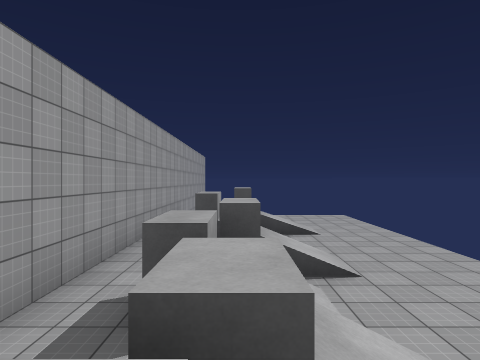
[1] (above)

24 first-person views from a walk through a 3-D level made in the Unity game engine. The camera is 1.5 m above the floor, looks level and sees 75° across. The floor is counted in squares, 2 m on a side. Each view is taken from the middle of a square. On the plan, view 1 faces up. The plan holds only what a view shows up to about 10 squares ahead; the rest is blank. The player is left out. Surface patterns are stand-ins for the level's own textures.

[2]
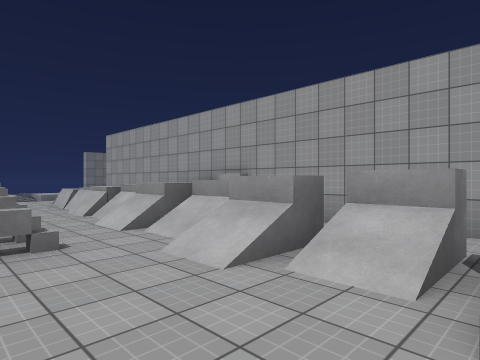

[3]
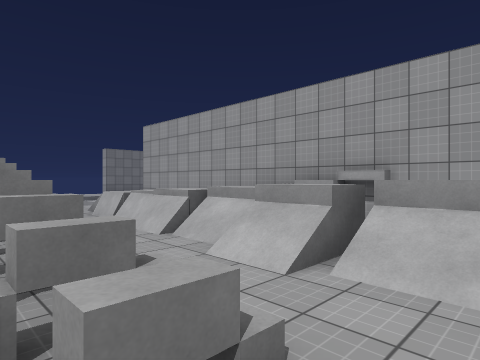

[4]
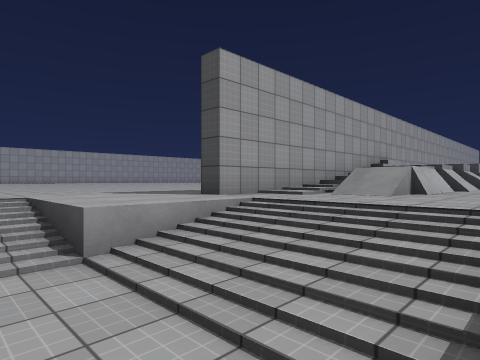

[5]
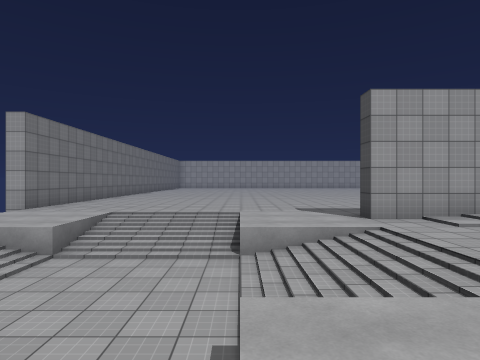

[6]
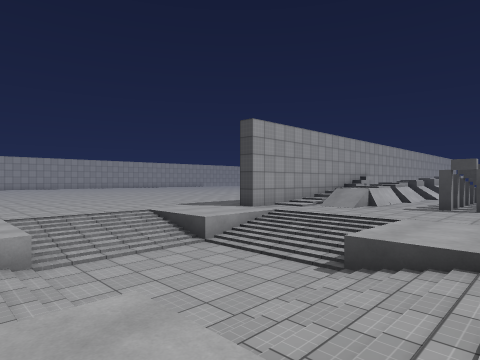

[7]
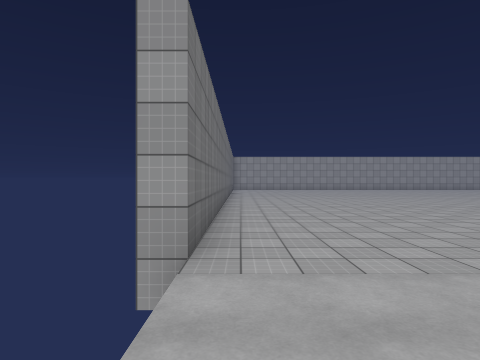

[8]
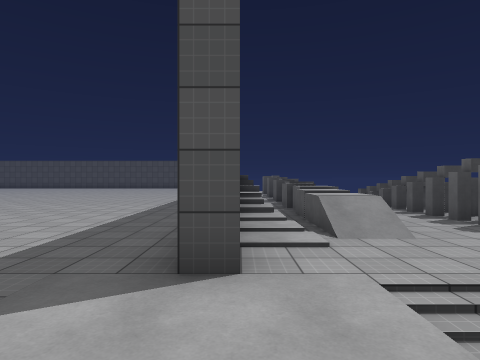

[9]
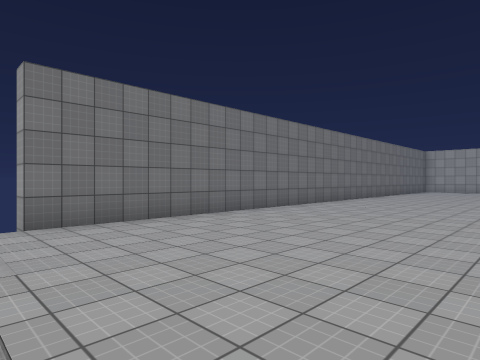

[10]
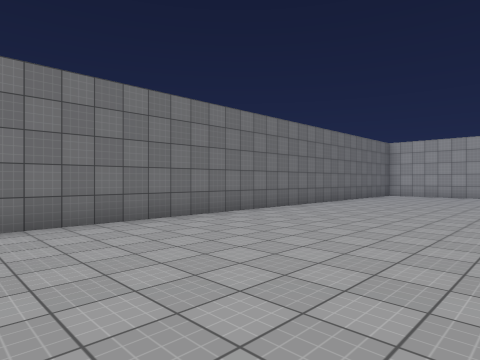

[11]
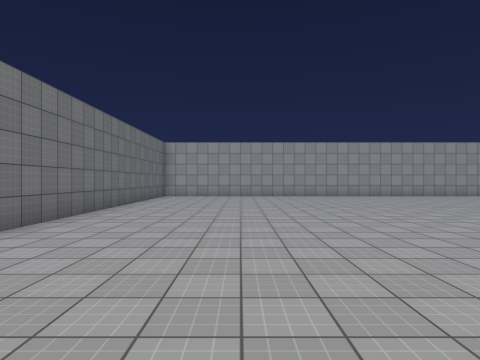

[12]
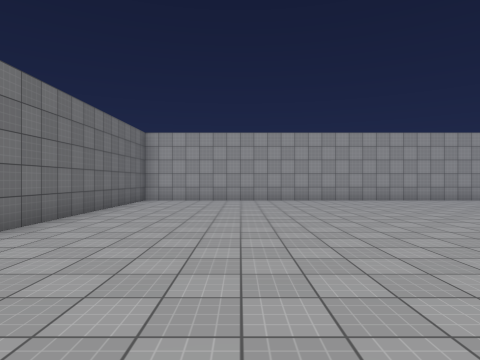

[13]
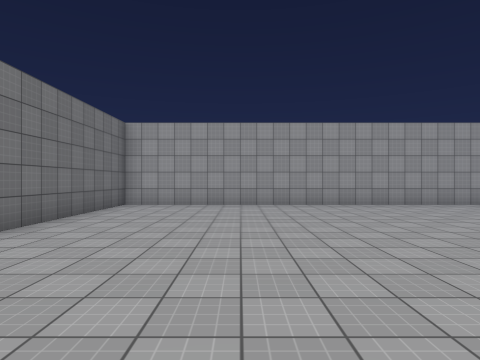

[14]
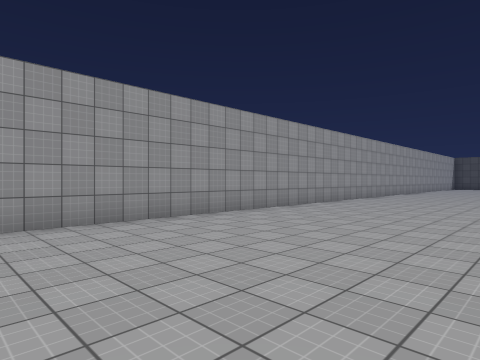

[15]
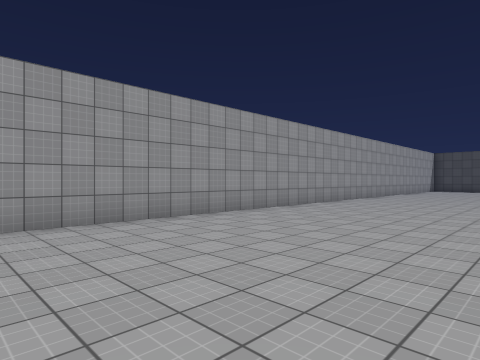

[16]
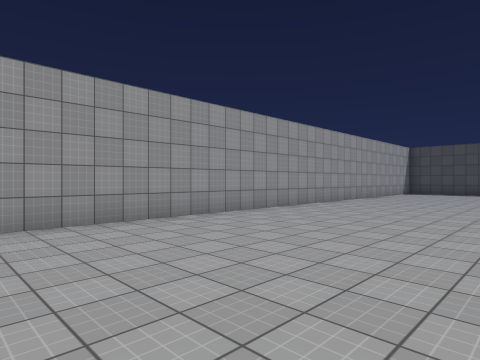

[17]
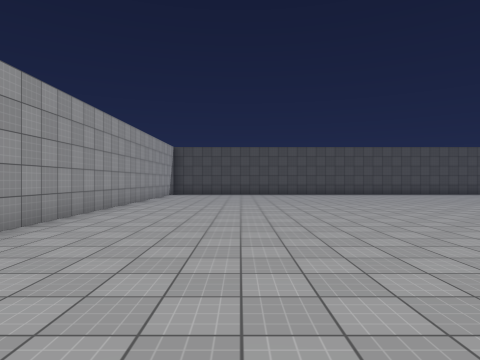

[18]
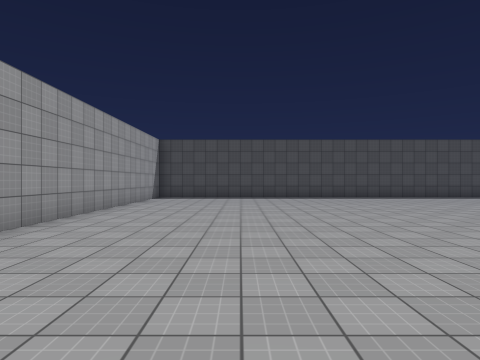

[19]
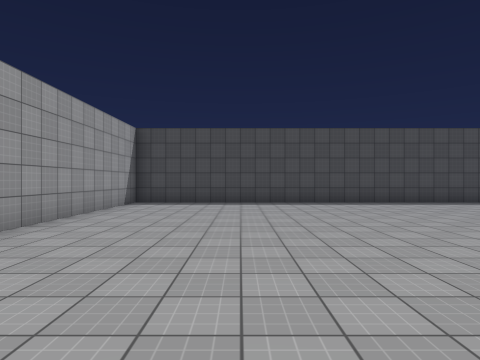

[20]
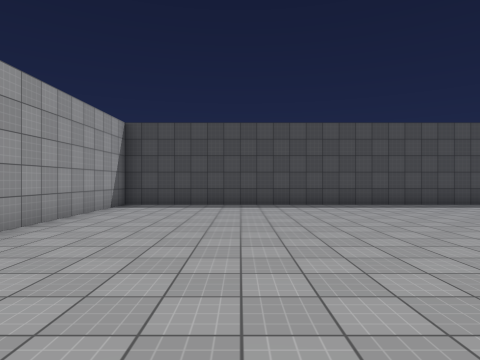

[21]
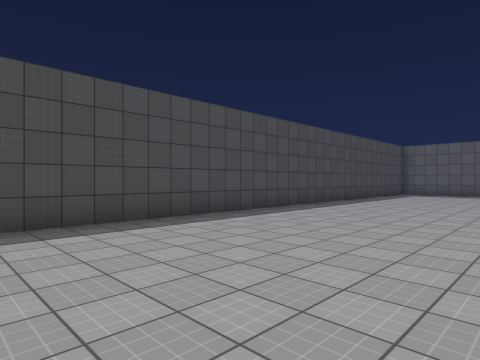

[22]
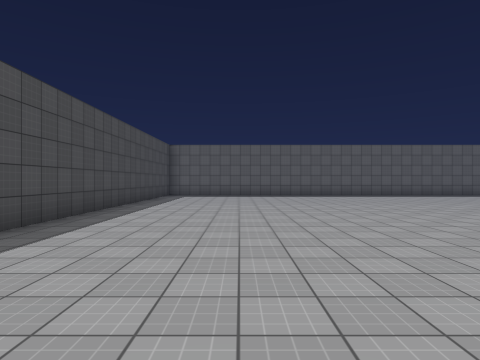

[23]
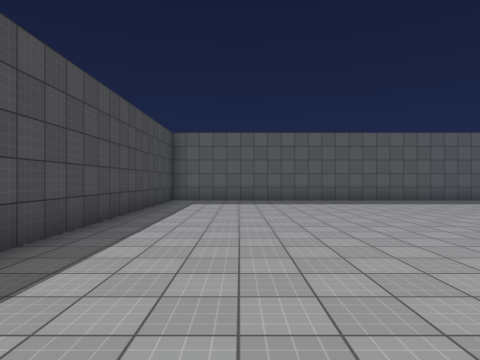

[24]
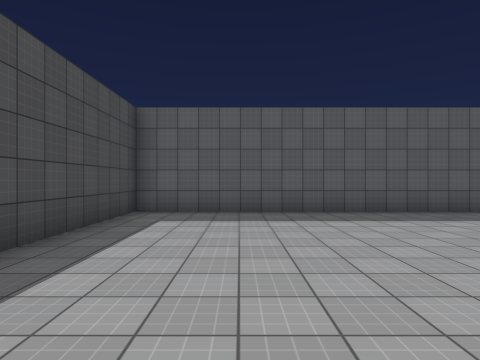

### Floor plan
Key: @ floor where view 1 was taken; # wall or solid block; x gap in a wall; . main floor; - floor 0.25 m lower than the main floor; _ floor 1 m lower than the main floor; : floor 1.25 m higher than the main floor; / step, stairs or slope; = window, fence, low wall or low ledge; ^ raised ledge.
Columns run from 25 left of view 1 to 4 right of it. Each row starts with its distance up from view 1.
 18 ########################
 17 #......................#
 16 #......................#
 15 #......................#
 14 #......................#
 13 #......................#
 12 #......................#
 11 #......................#
 10 #......................#   ..
  9 #..........  ..........#   ..
  8 #..........   ....  .. # ....
  7 #.........      ..     # ^/..
  6 #........              #x=/..
  5 #.......               #../..
  4 #.......               #.^/..
  3 #......                #./...
  2 #......                #.^/..
  1 #......                # =/..
  0 #......                # @.//
 -1 #......         ...... # :/^^
 -2 #......         ...... #.=.##
 -3 #......          ..... #.#.##
 -4 #......          ......#x=.x
 -5 #......           .....#.#.##
 -6 #......            ....#//.##
 -7 #........         .....#./...
 -8 #.........       ......#.....
 -9 #..........   ........../--/.
-10 #............ ..........////.
-11 #.....................///___//
-12 #.....................-/____/-
-13 #.....................-/____/-
-14 #.....................//=__=/
-15 #.......................////..
-16 #......................./
-17 #####################x

Positions as (right, up) in squares from view 1, and headings:
1: (0, 0), facing up
2: (3, 4), facing down-left
3: (3, 1), facing down-left
4: (2, -12), facing up-left
5: (4, -11), facing left
6: (4, -15), facing up-left
7: (-1, -16), facing left
8: (-2, -11), facing up
9: (-3, -11), facing down-left
10: (-9, -11), facing down-left
11: (-10, -13), facing left
12: (-13, -13), facing left
13: (-15, -13), facing left
14: (-19, -12), facing up-left
15: (-19, -6), facing up-left
16: (-19, -1), facing up-left
17: (-21, 1), facing up
18: (-21, 4), facing up
19: (-21, 7), facing up
20: (-21, 8), facing up
21: (-20, 12), facing up-right
22: (-18, 14), facing right
23: (-14, 15), facing right
24: (-10, 15), facing right
